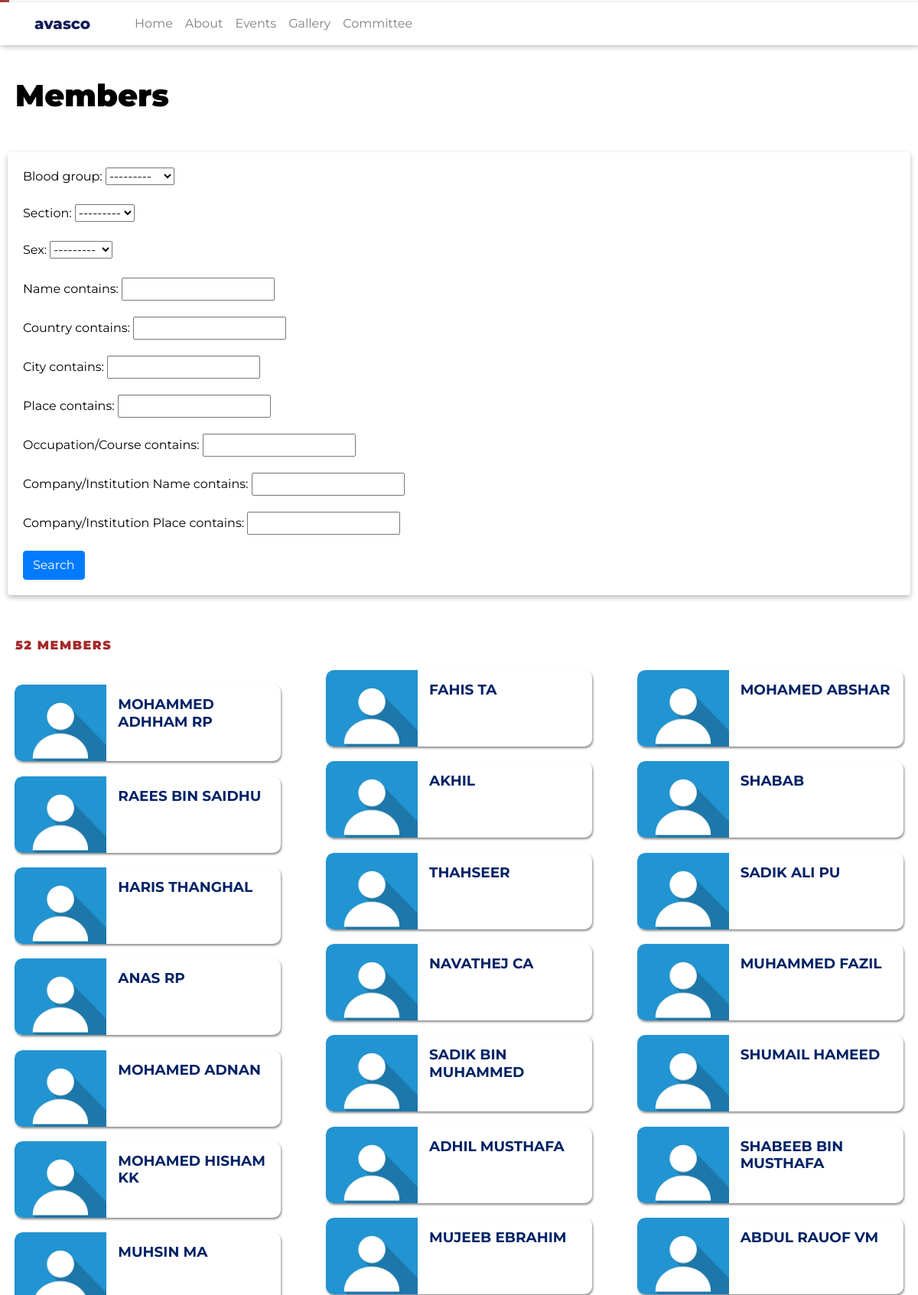
The app's page /members/filter (upper part) with its own data.
### blog/models.py (models this page shows, shortened)
class Member(models.Model):
    BLOOD_GROUP = ((1, "A+",), (2, "A-"), (3, "B+"), (4, "B-"),
               (5, "AB+"), (6, "AB-"), (7, "0+"), (8, "O-"), (9,"OTHERS"))
    SECTION = ((1,"INDIA"), (2,"GCC"))
    SEX = ((1,"Male"), (2,"Female"), (3,"Others") )
    name = models.CharField(max_length=40)
    image = models.ImageField(upload_to='member_pics/', default='accountdefault.jpg')
    avasco_id =  models.CharField("Avasco ID (if exists)", max_length=10,null=True, blank=True)
    blood_group = models.IntegerField(
        choices = BLOOD_GROUP,
        default = 9,null= True
        )
    sex = models.IntegerField(
        choices= SEX,
        default=1, null= True
    )
    email = models.EmailField(max_length=30, null= True, blank=True)
    phone_1_india = models. IntegerField("Indian Phone (if exists)",null=True, blank=True)
    phone_2_gcc = models.IntegerField("GCC Phone (if exists)",null=True, blank=True)
    section = models.IntegerField(
        choices= SECTION,
        default= 1, null= True
    )
    current_location = models.URLField( max_length=200, default= "https://maps.app.goo.gl/aSoSHUyyFsuMZMsB6",null=True, blank=True)
    country = models.CharField(max_length=20, default="India",null=True, blank=True)
    city = models.CharField(max_length=20, default="Thrissur",null=True, blank=True)
    place = models.CharField(max_length=30, default="Aviyoor, Edakkara P.O",null=True, blank=True)
    occupation_or_course = models.CharField("Occupation/Course", max_length=100, default="Student",null=True, blank=True)
    company_or_institution_name = models.CharField("Company/Institution Name", max_length=100,null=True, blank=True)
    company_or_institution_place = models.CharField("Company/Institution Place", max_length=100,null=True, blank=True)

### blog/views.py (the view)
# urls.py: path('members/filter', views.filter_members, name='filter-members'),
def filter_members(request):
    members = Member.objects.all()
    myfilter = MemberFilter(request.GET, queryset=members)
    members = myfilter.qs
    context = {
        'members': members,
        'myfilter': myfilter
    }
    return render(request, 'blog/filter_members.html', context)

### blog/templatetags/custom_tags.py (called while the page is built)
@register.simple_tag
def president():
      president_no = Committee.objects.first().president.phone_1_india
      return  president_no

@register.simple_tag
def secretary():
      secretary_no = Committee.objects.first().secretary.phone_1_india
      return secretary_no

### blog/templates/blog/filter_members.html
{% extends "blog/base.html" %} {% load static %} {%block content%}
<div>
  <div>
    <div class="page-title">Members</div>
    <br />
    <div class="row">
      <div class="col">
        <div class="card card-body">
          <form method="get">
            {{ myfilter.form.as_p }}
            <button class="btn btn-primary" type="submit">Search</button>
          </form>
        </div>
      </div>
    </div>
    <br />
    <div class="post-detail-date" style="padding: 20px;">
      {{ members.count }} Members
    </div>
    <div class="card-columns">
      {% for member in members %}
      <div>
        <li class="media">
          <img
            class="media-object"
            src="{{ member.image.url }}"
            alt="no image"
          />
          <a href="{% url 'member-detail' member.id %}">
            <h4 class="media-heading">{{ member.name}}</h4>
          </a>
        </li>
      </div>
      {% endfor %}
    </div>
  </div>
</div>
{% endblock content%}

### blog/static/blog/main.css (style rules this page uses)
body { background: #ffffff; color: #000000; margin-top: 55px; font-family: Montserrat; }
html, body { overflow-x: hidden; }
h1, h2, h3, h4, h5, h6 { color: #000000; }
a { text-decoration: none !important; color: black; }
.page-title { font-size: 40px; font-weight: 900; margin: 10px; color: black; padding-left: 10px; width: 100%; }
.post-detail-date { text-transform: uppercase; letter-spacing: 1.5px; color: brown; font-size: 12; font-weight: 900; }
.card { margin: 10px; border: white; box-shadow: 0px 3px 7px #bbb; }
.media { box-shadow: 1px 2px 3px #888888; margin: 5%; border-radius: 10px; height: 100px; overflow: hidden; }
.media-object { min-width: 120px; height: 120px; background-size: 100% 100%; border-radius: 10px 0px 0px 10px; }
.media-heading { padding: 15px; font-size: 18.5px; font-weight: 700; color: #002266; text-transform: uppercase; }

### records on screen
Member: image (placeholder picture), name "MOHAMMED ADHHAM RP"
Member: image (placeholder picture), name "RAEES BIN SAIDHU"
Member: image (placeholder picture), name "HARIS THANGHAL"
Member: image (placeholder picture), name "ANAS RP"
Member: image (placeholder picture), name "MOHAMED ADNAN"
Member: image (placeholder picture), name "MOHAMED HISHAM KK"
Member: image (placeholder picture), name "MUHSIN MA"
Member: image (placeholder picture), name "FAHIS TA"
Member: image (placeholder picture), name "AKHIL"
Member: image (placeholder picture), name "THAHSEER"
Member: image (placeholder picture), name "NAVATHEJ CA"
Member: image (placeholder picture), name "SADIK BIN MUHAMMED"
Member: image (placeholder picture), name "ADHIL MUSTHAFA"
Member: image (placeholder picture), name "MUJEEB EBRAHIM"
Member: image (placeholder picture), name "MOHAMED ABSHAR"
Member: image (placeholder picture), name "SHABAB"
Member: image (placeholder picture), name "SADIK ALI PU"
Member: image (placeholder picture), name "MUHAMMED FAZIL"
Member: image (placeholder picture), name "SHUMAIL HAMEED"
Member: image (placeholder picture), name "SHABEEB BIN MUSTHAFA"
Member: image (placeholder picture), name "ABDUL RAUOF VM"

### other values on screen
{{ members.count }} "52"
